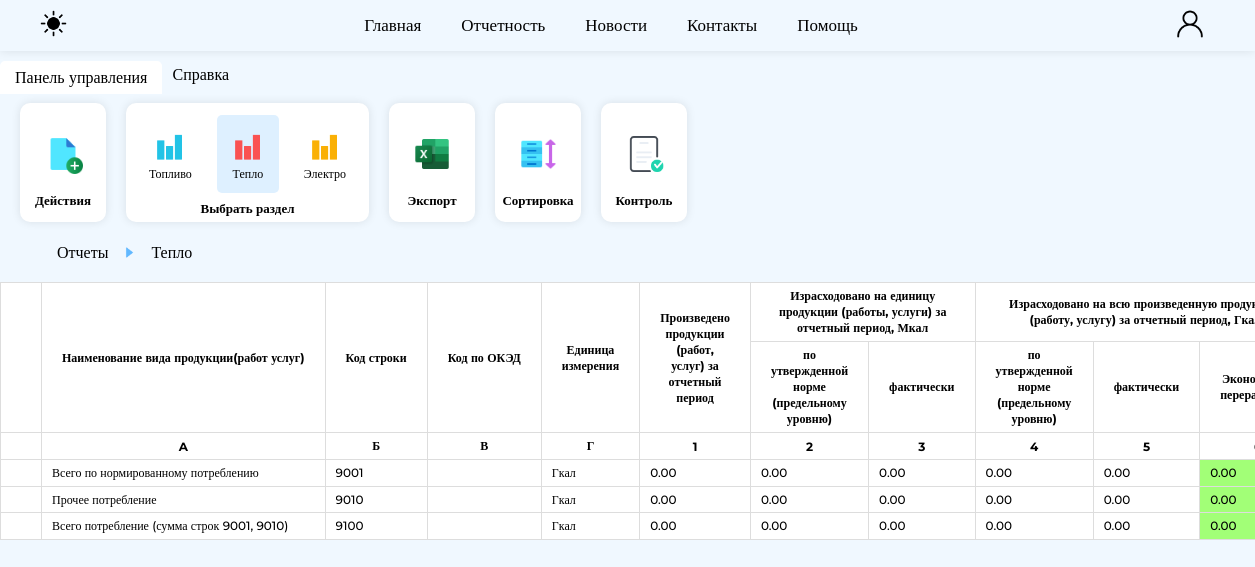
The app's page /report/heat/2 (signed in) with its own data.
### website/models.py (models this page shows)
class Sections(db.Model):
    __tablename__ = 'sections'
    id = db.Column(db.Integer, primary_key=True)
    id_version = db.Column(db.Integer, db.ForeignKey('version_report.id'))
    id_product = db.Column(db.Integer, db.ForeignKey('DirProduct.IdProduct'))
    code_product = db.Column(db.Integer, db.ForeignKey('DirProduct.CodeProduct'))
    section_number = db.Column(db.Integer)
    Oked = db.Column(db.Integer)
    produced = db.Column(Numeric(precision=10, scale=2))
    Consumed_Quota = db.Column(Numeric(precision=10, scale=2))
    Consumed_Fact = db.Column(Numeric(precision=10, scale=2))
    Consumed_Total_Quota = db.Column(Numeric(precision=10, scale=2))
    Consumed_Total_Fact = db.Column(Numeric(precision=10, scale=2))
    total_differents = db.Column(Numeric(precision=10, scale=2))
    note = db.Column(db.String(200))
    product = relationship("DirProduct", foreign_keys=[id_product], backref="section")

class DirProduct(db.Model):
    __tablename__ = 'DirProduct'
    IdProduct = db.Column(db.Integer, primary_key = True)
    CodeProduct = db.Column(db.String(4000))
    NameProduct = db.Column(db.String(4000))
    IsFuel = db.Column(db.Boolean)
    IsHeat = db.Column(db.Boolean)
    IsElectro = db.Column(db.Boolean)
    IdUnit = db.Column(db.Integer, db.ForeignKey('DirUnit.IdUnit'))
    DateStart = db.Column(db.Date)
    DateEnd = db.Column(db.Date)
    unit = relationship("DirUnit", foreign_keys=[IdUnit], backref="products")

class DirUnit(db.Model):
    __tablename__ = 'DirUnit'
    IdUnit = db.Column(db.Integer, primary_key = True)
    CodeUnit = db.Column(db.String(4000))
    NameUnit = db.Column(db.String(4000))

### website/views.py (the view, shortened to what this page needs)
@views.route('/report/heat/<int:id>')
@login_required
@owner_only
def report_heat(id):
    dirUnit = DirUnit.query.filter_by().all()
    dirProduct = DirProduct.query.filter(DirProduct.IsHeat == True, ~DirProduct.CodeProduct.in_(['9001', '9010', '9100'])).order_by(asc(DirProduct.CodeProduct)).all()
    current_version_report = Version_report.query.filter_by(id=id).first()
    curent_report = current_version_report.report_id
    current_version = id
    sections = Sections.query.filter_by(id_version=current_version, section_number=2).all()
    specific_codes = ['9001', '9010', '9100']
    sections = Sections.query.filter_by(id_version=current_version, section_number=2).order_by(desc(Sections.id)).all()
    return render_template('report_heat.html',
        sections=sections,
        dirUnit=dirUnit,
        dirProduct=dirProduct,
        user=current_user,
        curent_report=curent_report,
        current_version=current_version
    )

### website/templates/report_heat.html (shortened to what this page needs)
{% extends "base.html" %}
{% block content %}
<div class = "report-area_page">
    <div class = "report-area_menu">
        <div class="report-area_podmenu">
            <label for="tab1" class="report-area_menu-name">Панель управления</label>
            <div class="content-podmenu">
                <nav>
                    <ul>
                        <section>
                            <div class = "functions_menu">
                                <li data-action="link_addfuel_modal">
                                    <img src="{{ url_for('static', filename='img/icon_new_file.png')}}" alt="">
                                </li>
                            </div>
                            <div style = "font-weight: 600;">
                                Действия
                            </div>
                        </section>
                        <section>
                            <div class = "functions_menu">
                                <li onclick="window.location.href='/report/fuel/{{current_version}}'">
                                    <img src="{{ url_for('static', filename='img/Toplivo.png')}}" alt="">
                                    <a>Топливо</a>
                                </li>
                                <li onclick="window.location.href='/report/heat/{{current_version}}'" class = "activefunctions_menu">
                                    <img src="{{ url_for('static', filename='img/Teplo.png')}}" alt="">
                                    <a>Тепло</a>
                                </li>
                                <li onclick="window.location.href='/report/electro/{{current_version}}'">
                                    <img src="{{ url_for('static', filename='img/Electro.png')}}" alt="">
                                    <a>Электро</a>
                                </li>
                            </div>
                            <div style = "font-weight: 600;">
                                Выбрать раздел
                            </div>
                        </section>
                        <section>
                            <div class = "functions_menu">
                                <li>
                                    <img src="{{ url_for('static', filename='img/icon_excel.png')}}" alt="">
                                </li>
                            </div>
                            <div style = "font-weight: 600;">
                                Экспорт
                            </div>
                        </section>
                        <section>
                            <div class = "functions_menu">
                                <li>
                                    <img src="{{ url_for('static', filename='img/icon_sort.png')}}" alt="">
                                </li>
                            </div>
                            <div style = "font-weight: 600;">
                                Сортировка
                            </div>
                        </section>
                        <section>
                            <div class = "functions_menu">
                                <li>
                                    <img src="{{ url_for('static', filename='img/icon_control.png')}}" alt="">
                                </li>
                            </div>
                            <div style = "font-weight: 600;">
                                Контроль
                            </div>
                        </section>
                    </ul>
                </nav>
            </div>
        </div>
        <div class="report-area_podmenu">
            <label for="tab2" class="report-area_menu-name">Справка</label>
        </div>
    </div>
    <div class = "rotation-fromareas">
        <nav>
            <ul>
                <li onclick="window.location.href='/report_area'" class = "linkto_report">
                    Отчеты
                </li>
                <li>
                    <img class = "icon_arroy" src="{{ url_for('static', filename='img/icon_arroy.png')}}" alt="">
                </li>
                <li>Тепло</li>
            </ul>
        </nav>
    </div>
    <div class = "report-area">
        <table class = "table_report-area">
            <thead>
                <tr>
                    <th rowspan="2"></th>
                    <th rowspan="2" style = "white-space: nowrap;">Наименование вида продукции(работ услуг)</th>
                    <th rowspan="2" style = "white-space: nowrap;">Код строки</th>
                    <th rowspan="2" style = "white-space: nowrap;">Код по ОКЭД</th>
                    <th rowspan="2">Единица измерения</th>
                    <th rowspan="2">Произведено продукции (работ, услуг) за отчетный период</th>
                    <th colspan="2">Израсходовано на единицу продукции (работы, услуги) за отчетный период, Мкал</th>
                    <th colspan="3">Израсходовано на всю произведенную продукцию (работу, услугу) за отчетный период, Гкал</th>
                </tr>
                <tr>
                    <th>по утвержденной норме (предельному уровню)</th>
                    <th>фактически</th>
                    <th>по утвержденной норме (предельному уровню)</th>
                    <th>фактически</th>
                    <th>Экономия(-), перерасход(+)</th>
                </tr>
                <tr>
                    <th></th>
                    <th>A</th>
                    <th>Б</th>
                    <th>В</th>
                    <th>Г</th>
                    <th>1</th>
                    <th>2</th>
                    <th>3</th>
                    <th>4</th>
                    <th>5</th>
                    <th>6</th>
                </tr>
            </thead>
            <tbody>
                {% for row in sections %}
                <tr class = "fuel_row" data-id="{{ row.id }}" >
                    <td>
                    </td>
                    <td>
                        <input
                            class = "product-name_fuel"
                            type = "text"
                            value = "{{ row.product.NameProduct }}"
                            readonly
                        >
                    </td>
                    <td>
                        <input
                            name = "code_product"
                            value = "{{ row.code_product }}"
                            readonly
                        >
                    </td>
                    <td>
                        <input
                            name = "Oked_fuel"
                            value = "{{ row.Oked }}"
                            readonly
                        >
                    </td>
                    <td>
                        <input
                            style = "white-space: nowrap; text-align: left;"
                            name = ""
                            value = "{{ row.product.unit.NameUnit }}"
                            readonly
                        >
                    </td>
                    <td>
                        <input
                            name = "produced_fuel"
                            value = "{{ row.produced }}"
                            readonly
                        >
                    </td>
                    <td>
                        <input
                            name = "Consumed_Quota_fuel"
                            value = "{{ row.Consumed_Quota }}"
                            readonly
                        >
                    </td>
                    <td>
                        <input
                            name = "Consumed_Fact_fuel"
                            value = "{{ row.Consumed_Fact }}"
                            readonly
                        >
                    </td>
                    <td>
                        <input
                            name = "Consumed_Total_Quota_fuel"
                            value = "{{ row.Consumed_Total_Quota }}"
                            readonly
                        >
                    </td>
                    <td>
                        <input
                            name = "Consumed_Total_Fact_fuel"
                            value = "{{ row.Consumed_Total_Fact }}"
                            readonly
                        >
                    </td>
                    {% if row.total_differents is not none and (row.total_differents < 0.0 or row.total_differents == 0.00) %}
                        <td style="background-color: #a2ff77;">
                            <input
                                style="background-color: #a2ff77; color: black;"
                                name=""
                                value="{{ row.total_differents }}"
                                readonly
                            >
                        </td>
                    {%endif%}
                </tr>
                {%endfor%}
            </tbody>
        </table>
    </div>
</div>
{% endblock %}

### website/templates/base.html (shortened to what this page needs)
<!DOCTYPE html>
<html>
  <head>
    <link rel="stylesheet" href="{{ url_for('static', filename='css/base.css') }}">
  </head>
  <body>
    <header>
      <div class="left-content">
        <div class="theme-toggle" id="theme-toggle">
          <img src="{{ url_for('static', filename='img/icon_night.png') }}" alt="Light Mode" class="theme-img light-mode">
      </div>
      </div>
      <div class="center-content">
        <nav>
          <ul>
              <li onclick="window.location.href='/'">Главная</li>
              <li onclick="window.location.href='/report_area'">Отчетность</li>
              <li onclick="window.location.href=''">Новости</li>
              <li onclick="window.location.href=''" >Контакты</li>
              <li onclick="window.location.href=''" >Помощь</li>
          </ul>
        </nav>
      </div>
      <div class="right-content">
        <nav>
          <ul>
            <li>
              {% if user.is_authenticated %}
              <div class="user-container">
                  <img
                    onclick="window.location.href='/account'"
                    id="user-img"
                    class = "icon_black"
                    src="{{ url_for('static', filename='img/icon_black-user.png')}}" alt="">
              </div>
              {% endif %}
          </li>
          </ul>
        </nav>
      </div>
    </header>
    <main>
    {% block content %}
    {% endblock %}
    </main>
  </body>
</html>

### records on screen
Sections: product.NameProduct "Всего по нормированному потреблению", code_product "9001", product.unit.NameUnit "Гкал", produced_fuel "0.00", Consumed_Quota_fuel "0.00", Consumed_Fact_fuel "0.00", Consumed_Total_Quota_fuel "0.00", Consumed_Total_Fact_fuel "0.00", total_differents "0.00"
Sections: product.NameProduct "Прочее потребление", code_product "9010", product.unit.NameUnit "Гкал", produced_fuel "0.00", Consumed_Quota_fuel "0.00", Consumed_Fact_fuel "0.00", Consumed_Total_Quota_fuel "0.00", Consumed_Total_Fact_fuel "0.00", total_differents "0.00"
Sections: product.NameProduct "Всего потребление (сумма строк 9001, 9010)", code_product "9100", product.unit.NameUnit "Гкал", produced_fuel "0.00", Consumed_Quota_fuel "0.00", Consumed_Fact_fuel "0.00", Consumed_Total_Quota_fuel "0.00", Consumed_Total_Fact_fuel "0.00", total_differents "0.00"
